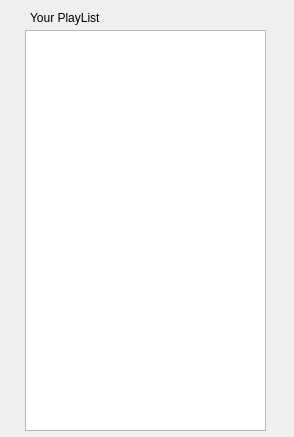
<?xml version="1.0" encoding="UTF-8"?>
<ui version="4.0">
 <class>Removing</class>
 <widget class="QDialog" name="Removing">
  <property name="geometry">
   <rect>
    <x>0</x>
    <y>0</y>
    <width>294</width>
    <height>437</height>
   </rect>
  </property>
  <property name="windowTitle">
   <string>Dialog</string>
  </property>
  <property name="styleSheet">
   <string notr="true">font: 12pt &quot;Arial&quot;;</string>
  </property>
  <widget class="QListWidget" name="listWidget">
   <property name="geometry">
    <rect>
     <x>25</x>
     <y>30</y>
     <width>241</width>
     <height>401</height>
    </rect>
   </property>
   <property name="styleSheet">
    <string notr="true">font: 12pt &quot;Arial&quot;;</string>
   </property>
   <property name="spacing">
    <number>5</number>
   </property>
   <property name="batchSize">
    <number>20</number>
   </property>
   <property name="wordWrap">
    <bool>true</bool>
   </property>
   <property name="sortingEnabled">
    <bool>false</bool>
   </property>
  </widget>
  <widget class="QLabel" name="label">
   <property name="geometry">
    <rect>
     <x>30</x>
     <y>10</y>
     <width>101</width>
     <height>16</height>
    </rect>
   </property>
   <property name="text">
    <string>Your PlayList</string>
   </property>
  </widget>
 </widget>
 <resources/>
 <connections/>
</ui>
